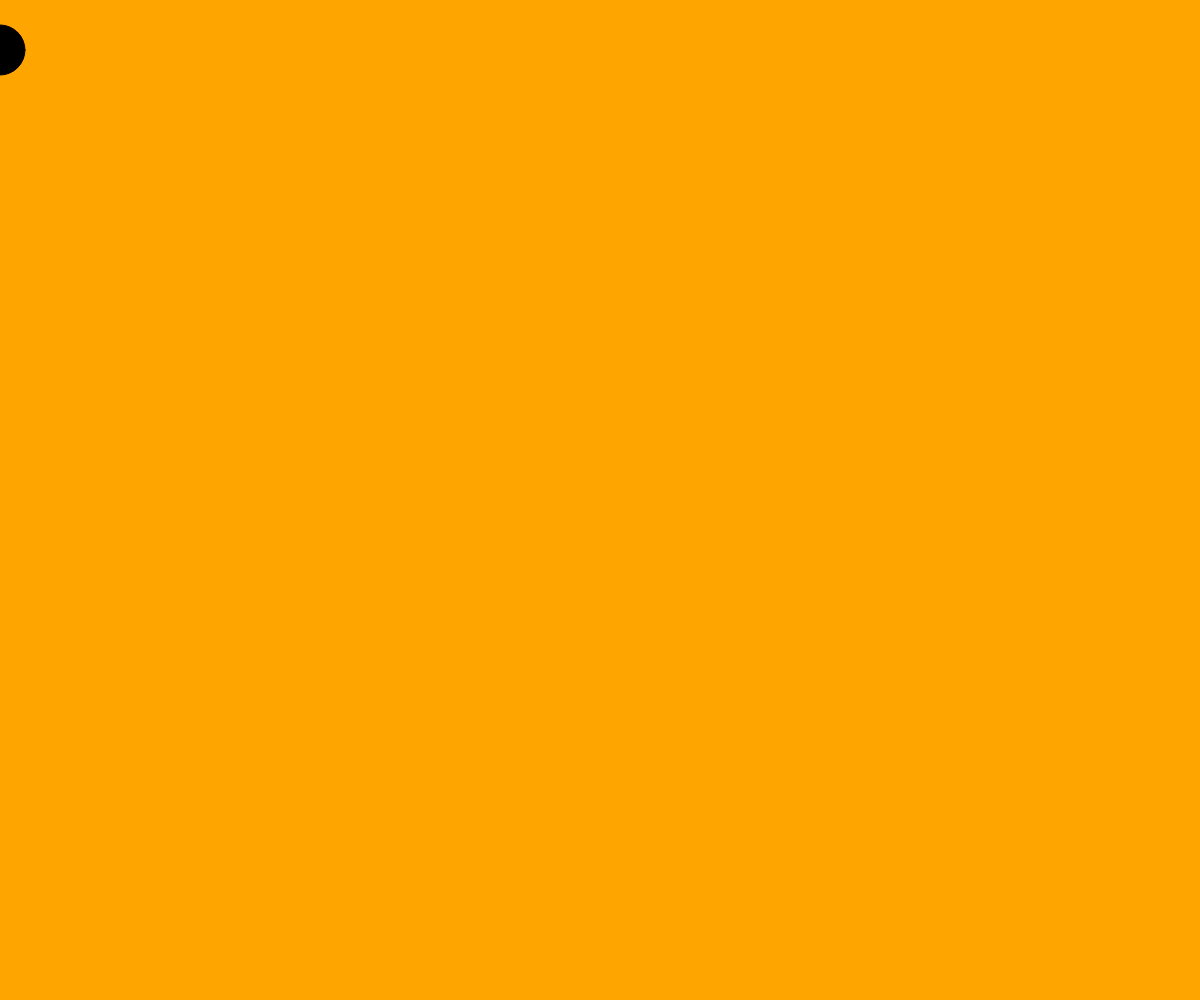
Frame 1 (no input)
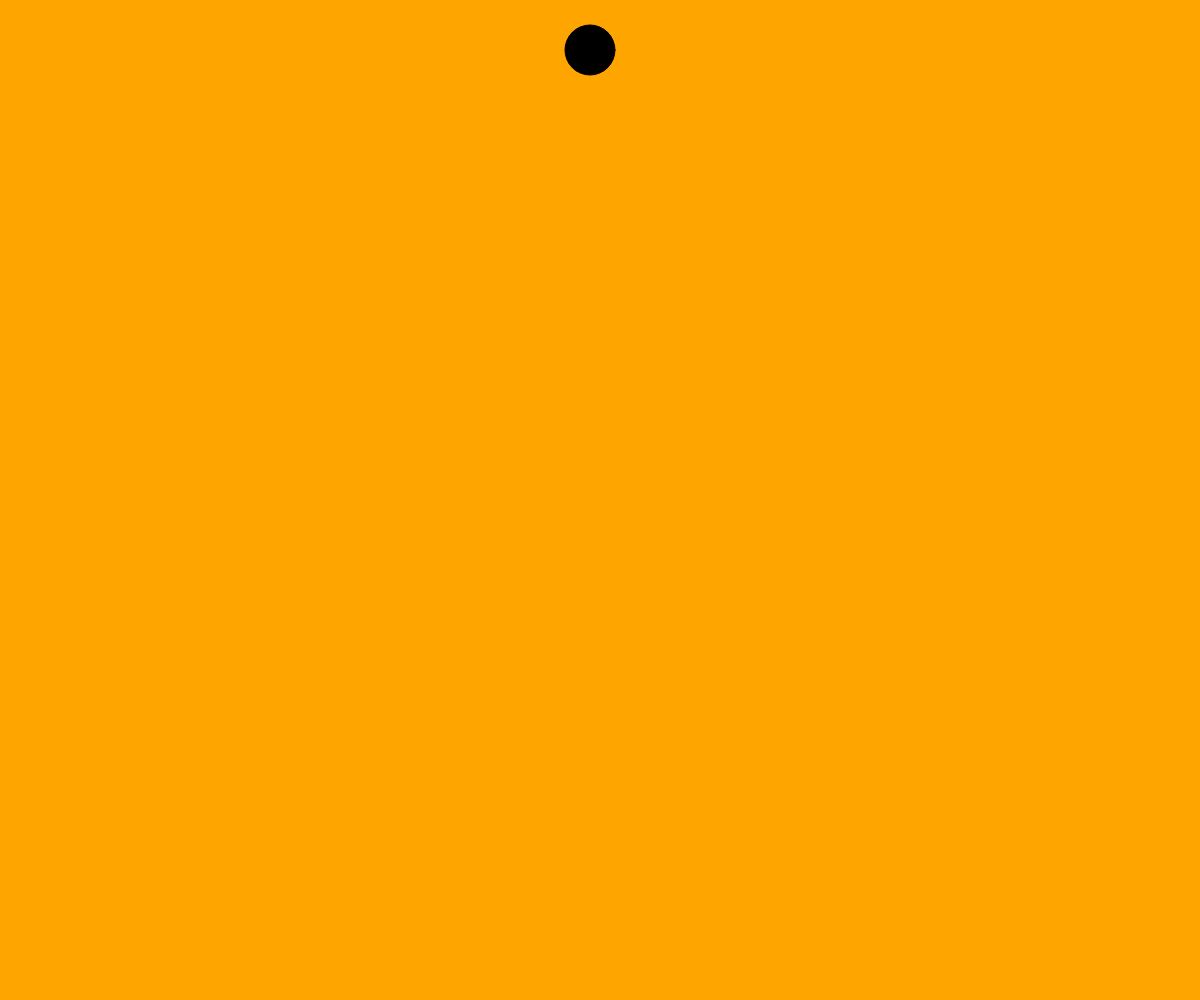
Frame 60 (no input)
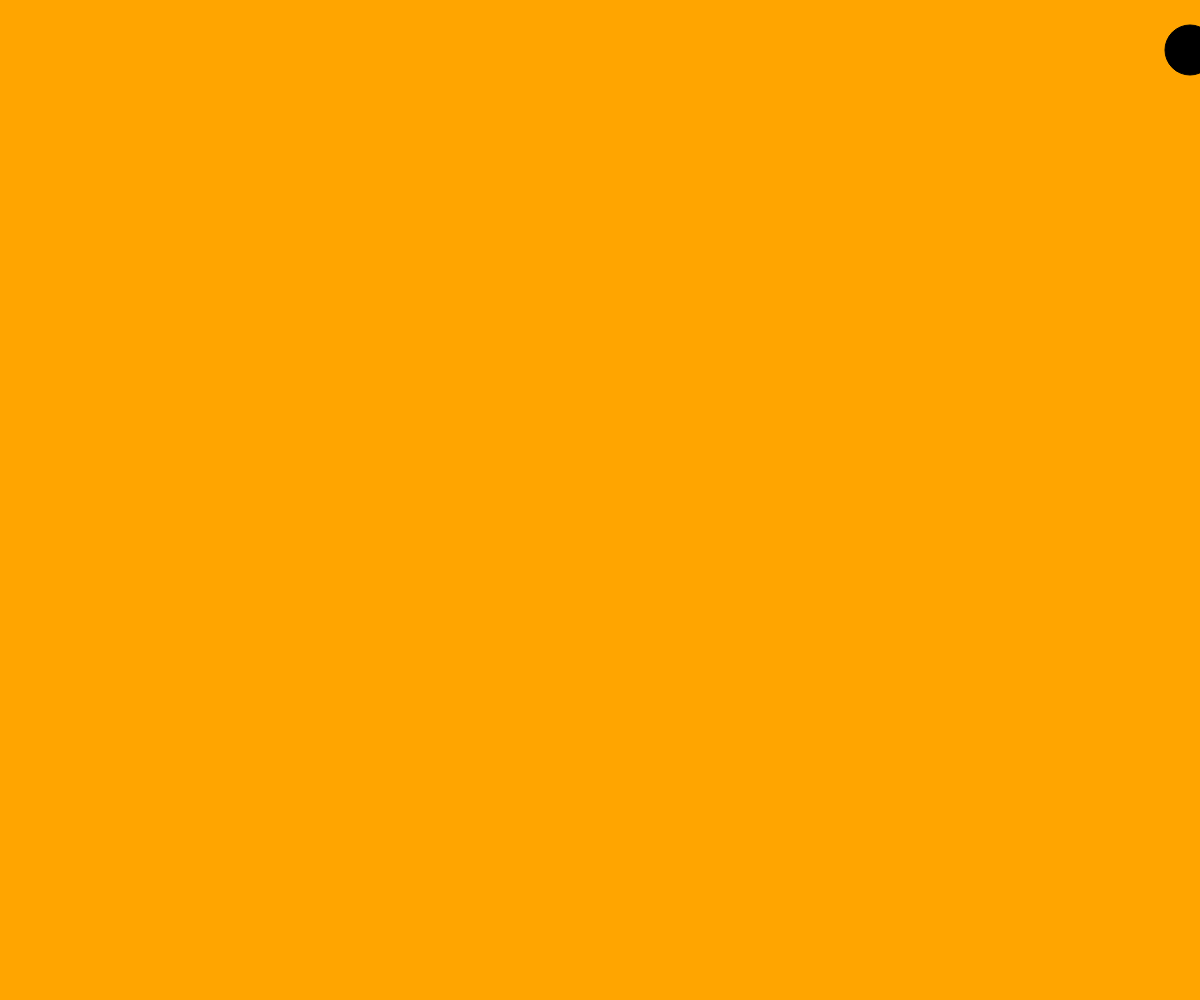
Frame 120 (the mouse pressed at the canvas centre since frame 60)

The p5.js sketch that drew these frames (run headless with seeded random() and noise() and a simulated clock; from frame 60 on, the mouse is pressed at the canvas centre):

// p5.js sketch
// ── sketch.js
function setup() {
  createCanvas(windowWidth, windowHeight);

  fill(0);
}

let xPos = 0;
let xVelocity = 10;

function draw() {
  background("orange");
  ellipse(xPos, 50, 50, 50);
  xPos = xPos + xVelocity;

  if(xPos > width){
  xVelocity = -10;

  }
  if(xPos < 0){
    xVelocity = 10;
  }
  

}
